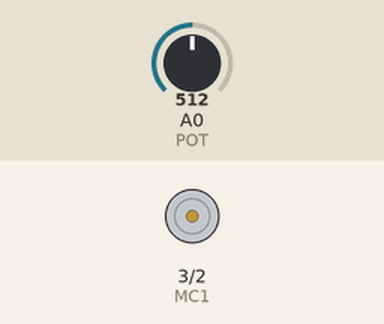
This sketch was run on a simulated Arduino Uno, built with avr-gcc and run on an emulated ATmega328P. Parts: motor-driver pin pairs drawn as motors (green arrow = first pin HIGH = forward, orange = second pin HIGH = backward, longer = more drive, scaled by the enable pin). Inputs (shaded band) come from the test bench; at power-on: A0 (POT) = 512.

Above: at 1.2 s.
1.3 s: A0 (POT) set to 306
At 2.5 s:
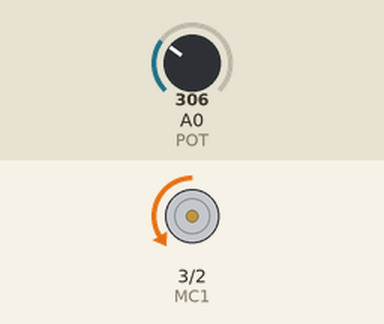
2.8 s: A0 (POT) set to 472
At 4.0 s:
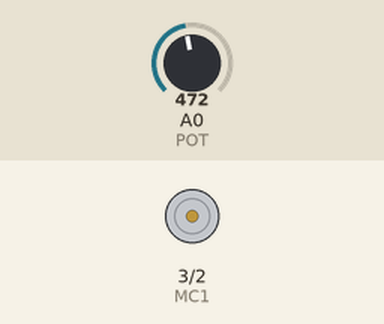
4.3 s: A0 (POT) set to 572
At 4.8 s:
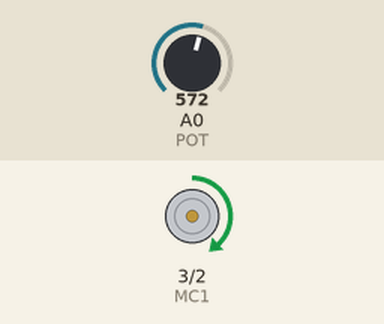
5.8 s: A0 (POT) set to 716
At 6.4 s:
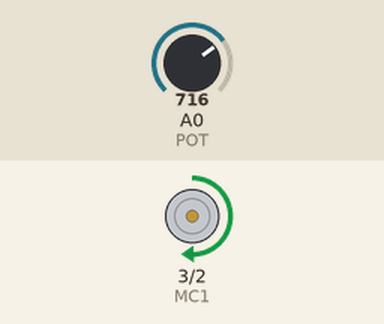
7.3 s: A0 (POT) set to 580
At 8.3 s:
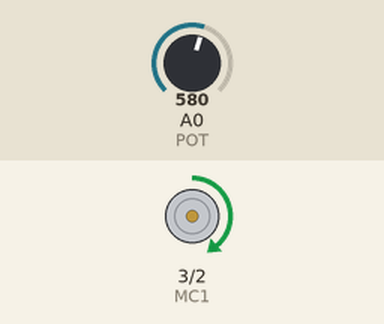
8.8 s: A0 (POT) set to 553
At 9.9 s:
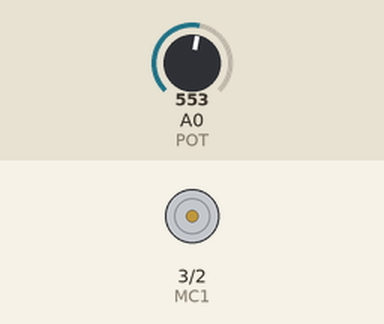
Timing chart, 0 to 11.3 s (numbered marks = the images above; inputs shaded):
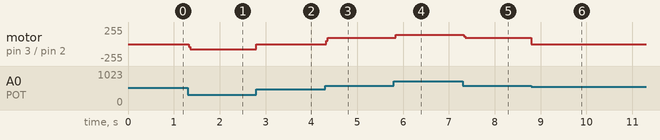

The sketch:

motor_H_bridge.ino
```cpp
const int EN = 9; // Motor enable pin (EN)
const int MC1 = 3; // Motor control input 1
const int MC2 = 2; // Motor control input 2
const int POT = 0; // Analog input for potentiometer

int val = 0; // Var holding the potentiometer value
int velocity = 0; // Var holding the motor speed value (0-255)

void setup() {
  pinMode(EN, OUTPUT);
  pinMode(MC1, OUTPUT);
  pinMode(MC2, OUTPUT);
  brake(); // Stop motor during init
}

// Spin the motor forward with given speed (0-255)
void forward(int rate) {
  digitalWrite(EN, LOW);
  digitalWrite(MC1, HIGH);
  digitalWrite(MC2, LOW);
  analogWrite(EN, rate);
}

// Spin the motor in the reverse direction with given speed (0-255)
void reverse(int rate) {
  digitalWrite(EN, LOW);
  digitalWrite(MC1, LOW);
  digitalWrite(MC2, HIGH);
  analogWrite(EN, rate);
}

// Stop the motor
void brake() {
  digitalWrite(EN, LOW);
  digitalWrite(MC1, LOW);
  digitalWrite(MC2, LOW);
  analogWrite(EN, HIGH);
}

void loop() {
  val = analogRead(POT);
  // Go forward
  if (val > 562) {
    velocity = map(val, 263, 1023, 0, 255);
    forward(velocity);
  }
  // Go back
  else if (val < 462) {
    velocity = map(val, 461, 0, 0, 255);
    reverse(velocity);
  }
  // Break
  else {
    brake();
  }
}
```

Measured:
- the behaviour switches between 563 and 562 on A0 (POT) (found by bisection; images 5 and 6)
- after the input at 1.3 s, motor on pin 3 (MC1) / pin 2 (MC2): stopped → backward 77/255 at once
- after the input at 2.8 s, motor on pin 3 (MC1) / pin 2 (MC2): backward 77/255 → stopped at once
- after the input at 4.3 s, motor on pin 3 (MC1) / pin 2 (MC2): stopped → forward 93/255 at once
- after the input at 5.8 s, motor on pin 3 (MC1) / pin 2 (MC2): forward 93/255 → forward 137/255 at once
- after the input at 7.3 s, motor on pin 3 (MC1) / pin 2 (MC2): forward 137/255 → forward 96/255 at once
- after the input at 8.8 s, motor on pin 3 (MC1) / pin 2 (MC2): forward 96/255 → stopped at once
